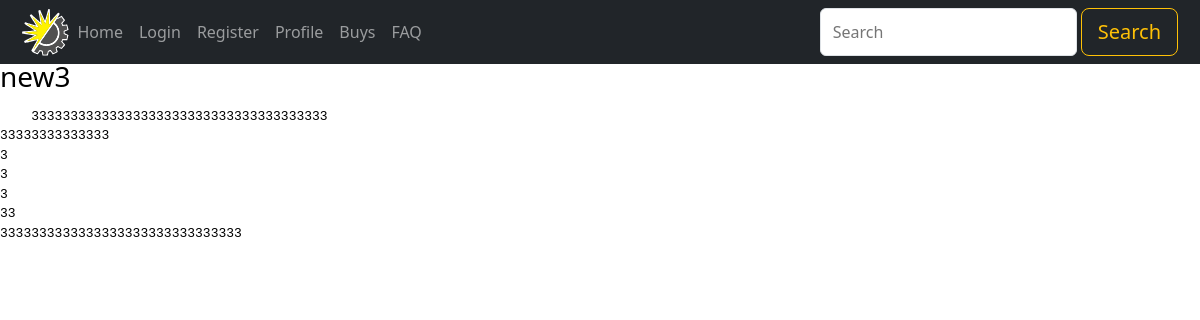
/news/3/, run on an earlier commit of the app's database.
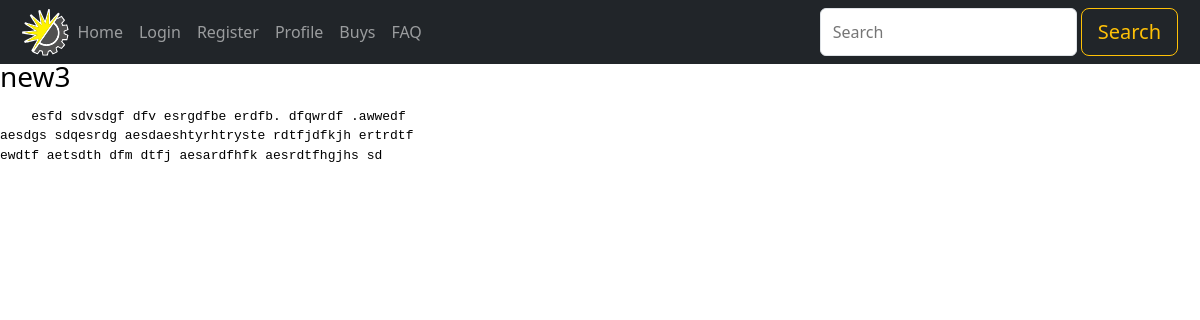
And on a later commit of the database.
### apps/shop/models.py (models this page shows, shortened)
class News(models.Model):
    date = models.DateField(auto_now_add=True, editable=False)
    title = models.CharField(max_length=64, blank=True)
    content = models.TextField()
    class Meta:
        verbose_name = "news"
        verbose_name_plural = "news"

### apps/shop/views.py (the view)
# urls.py: re_path(r'news/(?P<pk>.+)/$', views.NewsDetailView.as_view(), name='news-detail'),
class NewsDetailView(generic.DetailView):
    model = News

### apps/core/template_tools/exec.py (called while the page is built)
    def render(self, context):
        clist = list(context)
        clist.reverse()
        context_dict = {}
        for c in clist:
            context_dict.update(c)
            for item in c:
                if isinstance(item, dict):
                    context_dict.update(item)
        try:
            exec_locals = {}
            exec(self.tag_arg, context_dict, exec_locals)
        except IndentationError as e:
            raise
        except SyntaxError as e:
            raise SyntaxError(
                "Make sure you don't use special dot notation and other quirks of template syntax.") from e
        else:
            for key, value in exec_locals.items():
                context[key] = value
            return ''

### apps/shop/templates/shop/news_detail.html
{% extends "shop/base.html" %}
{% block content %}
<article>
  <h1>{{ news.title }}</h1>
  <pre>
    {{ news.content }}
  </pre>
</article>
{% endblock %}

What changed in the data, as far as the page shows it:
changed News "new3": content "33333333333333333333333333333333333333 33333333333333 3 3 3 33 3333333333333333333333333333333" → "esfd sdvsdgf dfv esrgdfbe erdfb. dfqwrdf .awwedf aesdgs sdqesrdg aesdaeshtyrhtryste rdtfjdfkjh ertrdtf ewdtf aetsdth dfm dtfj aesardfhfk aesrdtfhgjhs sd"
